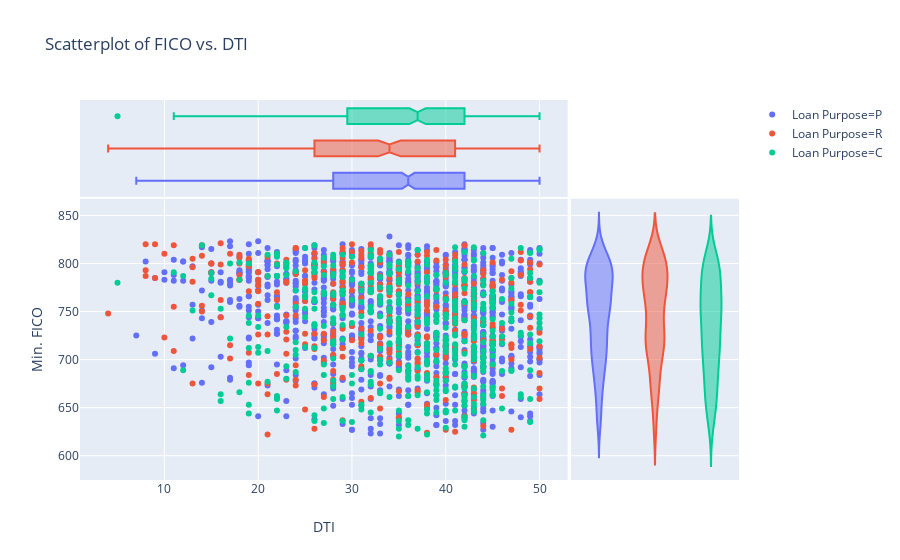

The notebook cell this image was saved under:
### Markdown cell above
### Plotly Express

Resources:

- [Article announcing Plotly Express' release, detailing features](https://medium.com/@plotlygraphs/introducing-plotly-express-808df010143d)
- [Gallery of many example Plotly Express charts](https://www.plotly.express/)
- [Full Plotly Express docs](https://www.plotly.express/plotly_express/)
- [Plotly Express GitHub](https://github.com/plotly/plotly_express)

### Code cell
# quick test of plotly express
px.scatter(
    data_frame=acq_2017_df.sample(frac=0.001), 
    x='dti', 
    y='cscore_min', 
    color='purpose',
    marginal_y='violin',
    marginal_x='box',
    title="Scatterplot of FICO vs. DTI",
    labels=dict(cscore_min = "Min. FICO", purpose="Loan Purpose", dti="DTI")
)

### Figure 1 — Plotly figure (JSON) as saved in the notebook; plotly's stock layout.template omitted (floating-point values rounded to 4 significant figures; data arrays with more than 128 entries replaced by an {"elided": "..."} marker saying what was removed)
{"data": [{"hoverlabel": {"namelength": 0}, "hovertemplate": "Loan Purpose=P<br>DTI=%{x}<br>Min. FICO=%{y}", "legendgroup": "Loan Purpose=P", "marker": {"color": "#636efa", "symbol": "circle"}, "mode": "markers", "name": "Loan Purpose=P", "showlegend": true, "type": "scatter", "uid": "f98f84d2-ab0d-4737-8aa9-f239f5170b66", "x": {"elided": "1067 int values"}, "xaxis": "x", "y": {"elided": "1067 int values"}, "yaxis": "y"}, {"alignmentgroup": "True", "hoverlabel": {"namelength": 0}, "hovertemplate": "Loan Purpose=P<br>DTI=%{x}", "legendgroup": "Loan Purpose=P", "marker": {"color": "#636efa", "symbol": "circle"}, "name": "Loan Purpose=P", "notched": true, "offsetgroup": "Loan Purpose=P", "showlegend": false, "type": "box", "uid": "b6d2dee0-b3b4-4ae4-81b9-f1f3eb4b0297", "x": {"elided": "1067 int values"}, "xaxis": "x", "yaxis": "y2"}, {"alignmentgroup": "True", "hoverlabel": {"namelength": 0}, "hovertemplate": "Loan Purpose=P<br>Min. FICO=%{y}", "legendgroup": "Loan Purpose=P", "marker": {"color": "#636efa", "symbol": "circle"}, "name": "Loan Purpose=P", "offsetgroup": "Loan Purpose=P", "scalegroup": "y", "showlegend": false, "type": "violin", "uid": "0d585ae1-a33e-4896-a5fa-e7837db577db", "xaxis": "x2", "y": {"elided": "1067 int values"}, "yaxis": "y"}, {"hoverlabel": {"namelength": 0}, "hovertemplate": "Loan Purpose=R<br>DTI=%{x}<br>Min. FICO=%{y}", "legendgroup": "Loan Purpose=R", "marker": {"color": "#EF553B", "symbol": "circle"}, "mode": "markers", "name": "Loan Purpose=R", "showlegend": true, "type": "scatter", "uid": "fd5f388a-28a8-446c-9d8a-3a9aec3e58bc", "x": {"elided": "382 int values"}, "xaxis": "x", "y": {"elided": "382 int values"}, "yaxis": "y"}, {"alignmentgroup": "True", "hoverlabel": {"namelength": 0}, "hovertemplate": "Loan Purpose=R<br>DTI=%{x}", "legendgroup": "Loan Purpose=R", "marker": {"color": "#EF553B", "symbol": "circle"}, "name": "Loan Purpose=R", "notched": true, "offsetgroup": "Loan Purpose=R", "showlegend": false, "type": "box", "uid": "4ecc8301-3a22-48ca-b09b-d49428320799", "x": {"elided": "382 int values"}, "xaxis": "x", "yaxis": "y2"}, {"alignmentgroup": "True", "hoverlabel": {"namelength": 0}, "hovertemplate": "Loan Purpose=R<br>Min. FICO=%{y}", "legendgroup": "Loan Purpose=R", "marker": {"color": "#EF553B", "symbol": "circle"}, "name": "Loan Purpose=R", "offsetgroup": "Loan Purpose=R", "scalegroup": "y", "showlegend": false, "type": "violin", "uid": "d81c5eb6-dc37-4b7b-8c77-a824a9d94fe0", "xaxis": "x2", "y": {"elided": "382 int values"}, "yaxis": "y"}, {"hoverlabel": {"namelength": 0}, "hovertemplate": "Loan Purpose=C<br>DTI=%{x}<br>Min. FICO=%{y}", "legendgroup": "Loan Purpose=C", "marker": {"color": "#00cc96", "symbol": "circle"}, "mode": "markers", "name": "Loan Purpose=C", "showlegend": true, "type": "scatter", "uid": "e4f46da1-f6e6-4f48-803c-c38d5abf990e", "x": {"elided": "500 int values"}, "xaxis": "x", "y": {"elided": "500 int values"}, "yaxis": "y"}, {"alignmentgroup": "True", "hoverlabel": {"namelength": 0}, "hovertemplate": "Loan Purpose=C<br>DTI=%{x}", "legendgroup": "Loan Purpose=C", "marker": {"color": "#00cc96", "symbol": "circle"}, "name": "Loan Purpose=C", "notched": true, "offsetgroup": "Loan Purpose=C", "showlegend": false, "type": "box", "uid": "236c2319-1250-4b94-a8da-510b1723f7bf", "x": {"elided": "500 int values"}, "xaxis": "x", "yaxis": "y2"}, {"alignmentgroup": "True", "hoverlabel": {"namelength": 0}, "hovertemplate": "Loan Purpose=C<br>Min. FICO=%{y}", "legendgroup": "Loan Purpose=C", "marker": {"color": "#00cc96", "symbol": "circle"}, "name": "Loan Purpose=C", "offsetgroup": "Loan Purpose=C", "scalegroup": "y", "showlegend": false, "type": "violin", "uid": "3e4235fc-767c-4de1-b9e8-fb54007aa201", "xaxis": "x2", "y": {"elided": "500 int values"}, "yaxis": "y"}], "layout": {"autosize": true, "legend": {"tracegroupgap": 0}, "title": {"text": "Scatterplot of FICO vs. DTI"}, "xaxis": {"autorange": true, "domain": [0, 0.74], "range": [1.026, 52.97], "showgrid": true, "title": {"text": "DTI"}, "type": "linear"}, "xaxis2": {"autorange": true, "domain": [0.745, 1], "range": [-0.5, 2.5], "showticklabels": false, "type": "category"}, "yaxis": {"autorange": true, "domain": [0, 0.74], "range": [574.7, 867.3], "showgrid": true, "title": {"text": "Min. FICO"}, "type": "linear"}, "yaxis2": {"autorange": true, "domain": [0.745, 1], "range": [-0.5, 2.5], "showticklabels": false, "type": "category"}}}
